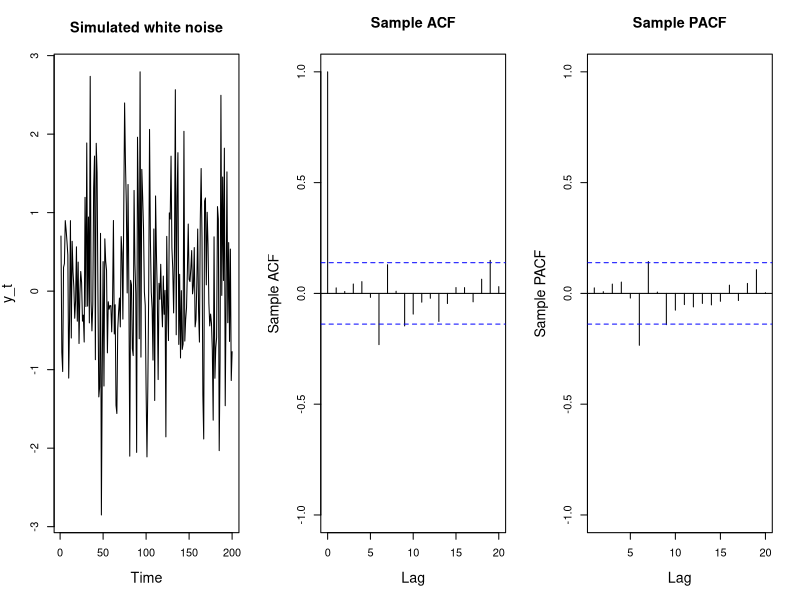
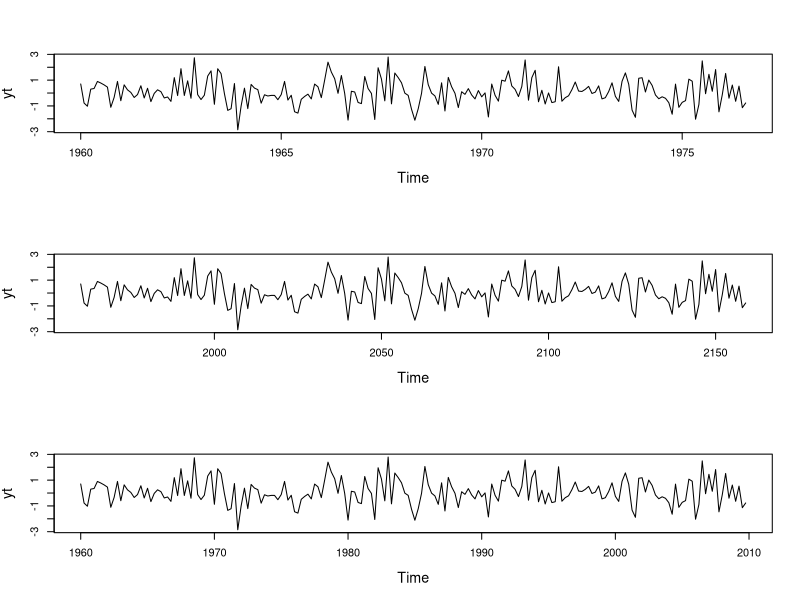
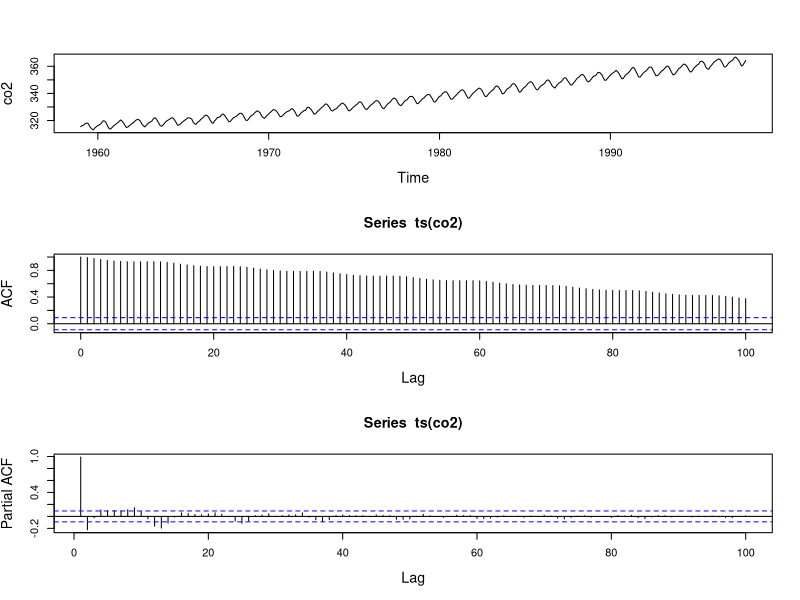
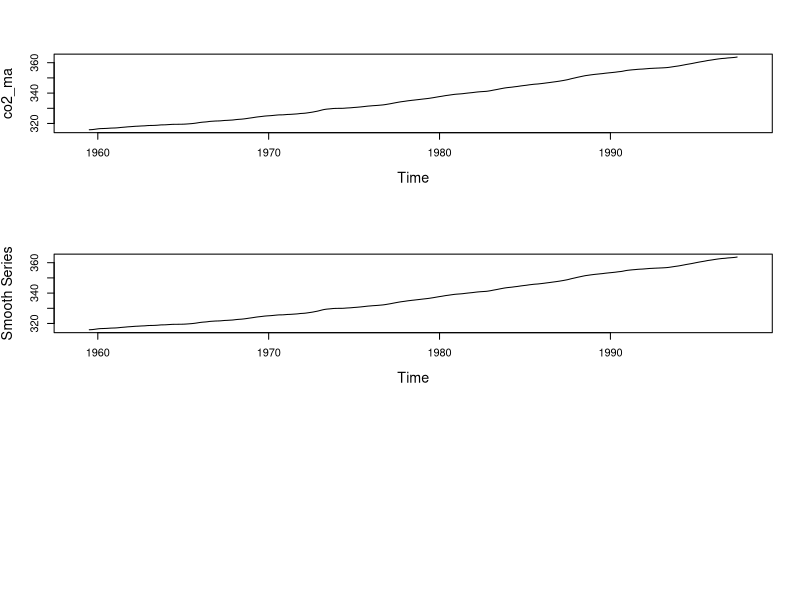

R code for these plots, in order: (Note: this script raises an error after producing the figures.)
set.seed(2001)

t <- 1:200 # generating time serios points
y_white_noise <- rnorm(200, mean = 0, sd = 1) # corrected variable name from y_wwhite_noise

# Plot the simulated time series, the sample ACF, and the sample PACF
par(mfrow = c(1, 3), cex.lab = 1.3, cex.main = 1.3) # corrected 'mfrom' to 'mfrow'

# Plot the simulated time series
plot(t, y_white_noise, type = "l", xlab = "Time", ylab = "y_t", main = "Simulated white noise")

# Plot the sample ACF ( Autocorrelation function (p))
acf(y_white_noise, lag.max = 20, xlab = "Lag", ylab = "Sample ACF", ylim = c(-1, 1), main = "Sample ACF") # fixed syntax

# Plot the sample PACF ( Sample Autocorrelation function)
pacf(y_white_noise, lag.max = 20, xlab = "Lag", ylab = "Sample PACF", ylim = c(-1, 1), main = "Sample PACF") # fixed syntax



# Defining a time series object in R


par(mfrow = c(3, 1), cex.lab = 1.3, cex.main = 1.3) # corrected 'mfrom' to 'mfrow'
yt = ts(y_white_noise, start = c(1960,1), frequency = 12)
plot(yt)
yt = ts(y_white_noise, start = c(1960,1), frequency = 1)
plot(yt)
yt = ts(y_white_noise, start = c(1960,1), frequency = 4)
plot(yt)


#####################################################
######## Differencig and smoothing by moving average
###################################################

par(mfrom=c(1,1), cex.lab = 1.3, cex.main = 1.3) # corrected 'mfrom' to 'mfrow'
data(co2)

plot(co2)

## Plot ACF
acf(ts(co2), lag.max = 100)

# Plot PACF
pacf(ts(co2),lag.max = 100)

# Clear Colose comand cat("\014")


co2_ma = filter(co2, filter = c(1/24, rep(1/12,11),1/24), sides = 2)
plot(co2_ma)

plot(co2_ma, main = "", ylab = "Smooth Series")

#plot sample ACF
acf(co2_ma[!is.na(co2_ma)], lag.max = 100, main = "correlation",
    main = "Samle ACF of smoothed series")

#plot sample PACF
pacf(co2_ma[!is.na(co2_ma)], lag.max = 100, main = "correlation",
    main = "Samle PACF of smoothed series")

## doing 1st and 2 order differencing to remove effects of trend component

co2_ma_1stdiff = diff(co2_ma, differences = 1)
co2_ma_2stdiff = diff(co2_ma, differences = 2)

plot(co2_ma_1stdiff, main = "", ylab = "Smoothed & Detrended (First Diff")
plot(co2_ma_2stdiff, main = "", ylab = "Smoothed & Detrended (Second Diff")

par(mfrom = c(2,1), cex.lab = 1.3, cex.main = 1.3) # corrected 'mfrom' to 'mfrow'

#plot ACF
acf(co2_ma_1stdiff[!is.na(co2_ma_1stdiff)], lag.max = 100, main = "correlation",
    main = "Samle ACF of smoothed series")

#plot sample PACF
pacf(co2_ma_1stdiff[!is.na(co2_ma_1stdiff)], lag.max = 100, main = "correlation",
    main = "Samle PACF of smoothed series")


# R code differencing and filtering via moving averages


# Load the CO2 dataset in R
data(co2) 

# Take first differences to remove the trend 
co2_1stdiff=diff(co2,differences=1)

# Filter via moving averages to remove the seasonality 
co2_ma=filter(co2,filter=c(1/24,rep(1/12,11),1/24),sides=2)

par(mfrow=c(3,1), cex.lab=1.2,cex.main=1.2)
plot(co2) # plot the original data 
plot(co2_1stdiff) # plot the first differences (removes trend, highlights seasonality)
plot(co2_ma) # plot the filtered series via moving averages (removes the seasonality, highlights the trend)



# Load required library
library(forecast)

# Set seed for reproducibility
set.seed(123)

# Number of observations
n <- 100

# Function to simulate AR process
simulate_AR <- function(phi, n, sigma = 1) {
  # Simulate an AR process using arima.sim
  arima.sim(n = n, list(ar = phi), sd = sigma)
}

# Simulate the processes
ar0 <- rnorm(n)  # AR(0): White noise
ar1_03 <- simulate_AR(phi = 0.3, n = n)  # AR(1) with phi = 0.3
ar1_09 <- simulate_AR(phi = 0.9, n = n)  # AR(1) with phi = 0.9
ar2_03_03 <- simulate_AR(phi = c(0.3, 0.3), n = n)  # AR(2) with phi = 0.3, 0.3
ar2_09_neg08 <- simulate_AR(phi = c(0.9, -0.8), n = n)  # AR(2) with phi = 0.9, -0.8

# Plot the time series
par(mfrow = c(3, 2))  # Arrange plots in a grid

plot(ar0, type = "l", col = "blue", main = "AR(0): White Noise", xlab = "Time", ylab = "Value")
plot(ar1_03, type = "l", col = "red", main = "AR(1): Phi = 0.3", xlab = "Time", ylab = "Value")
plot(ar1_09, type = "l", col = "green", main = "AR(1): Phi = 0.9", xlab = "Time", ylab = "Value")
plot(ar2_03_03, type = "l", col = "purple", main = "AR(2): Phi = 0.3, 0.3", xlab = "Time", ylab = "Value")
plot(ar2_09_neg08, type = "l", col = "orange", main = "AR(2): Phi = 0.9, -0.8", xlab = "Time", ylab = "Value")

# Add a common title
mtext("Simulated AR Processes", outer = TRUE, cex = 1.5)

